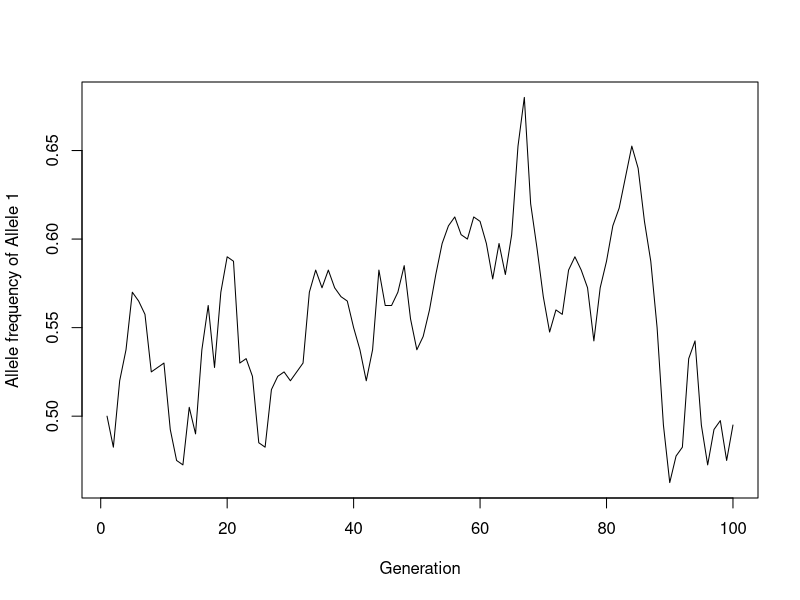
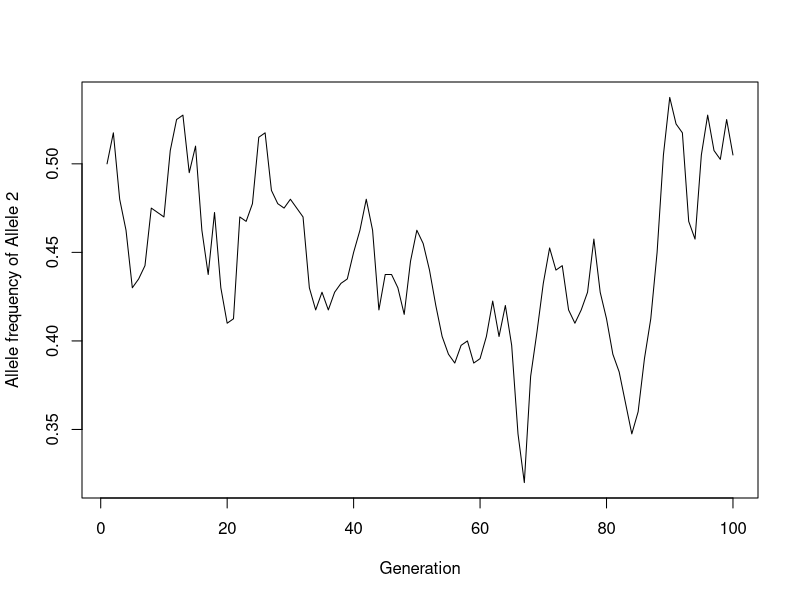
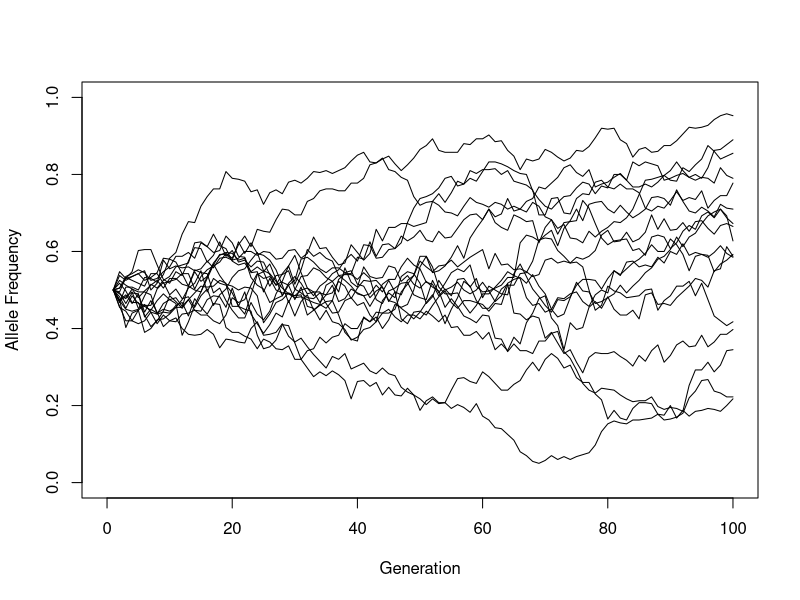

Recreate these plots in R, in order. (Note: this script raises an error after producing the figures.)
## ---- chunk 1
knitr::opts_chunk$set(echo = TRUE)
## ---- chunk 2

diploid_selection <- function(p_0 = 0.4 ,q_0 = 0.6 ,w_aa = 0.9, w_AA = 1.1 , w_Aa = 0.9, n = 100) {
  generations <- 1:n
  p <- rep(NA,n)  # a vector to store allele frequencies
  q <- rep(NA,n) 
  w_bar <- rep(NA, n)
    
  p[1] <- p_0
  q[1]<- q_0
  
  
  for ( i in 1:(n-1)) {
		
		w_bar[i] <- p[i]^2 * w_AA + 2*p[i]*q[i]* w_Aa + q[i]^2 * w_aa
    p[i + 1] <- p[i]^2 * (w_AA / w_bar[i]) + p[i] * q[i] * (w_Aa / w_bar[i] )
    q[i +1] <- 1 - p[i+1]
    
  }
  
plot( generations, p, xlab = "Generation", ylab = "Allele Frequency" , pch = 20)

return(p) 

}  

## ---- chunk 3

genetic_drift <- function (A_0=0.5, a_0 =0.5, indiv = 200, n = 100 ){ 
  size <- 2 * indiv
  A <- rep(NA, n)
  a <- rep(NA, n)

  A[1] <- A_0
  a[1] <- A_0
  
  
  for ( i in 1:(n-1)) {
  allele_counts <- sample(c("Allele1", "Allele2"), size, replace = TRUE, prob = c(A[i], a[i]))
  table <- table(allele_counts)
  table <- data.frame(table)
  rownames(table) <- table[,1]
  A[i +1] <- table["Allele1", 2] / size 
  a[i + 1] <- table["Allele2", 2] / size 
  

  }

  
generations <- 1:length(A)
plot(A ~ generations, pch = 20, type = "l", 
     ylab = "Allele frequency of Allele 1", 
     xlab = "Generation")

generations <- 1:length(a)
plot(a ~ generations, pch = 20, type = "l", 
     ylab = "Allele frequency of Allele 2", 
     xlab = "Generation")
}

genetic_drift()

## ---- chunk 4

genetic_drift2 <- function( freq= 0.5, indiv = 200, n = 100, sims = 1000) {
  
 A <- rep(NA, sims)
  

  for(t in 1:sims){
    
    p <- freq
    
  
    for ( i in 1:n) {
  allele_counts <- sample(c("Allele1", "Allele2"), indiv * 2, replace = TRUE, prob = c( p, 1 - p))
  p <- length(allele_counts[allele_counts == "Allele1"]) / length(allele_counts)
 
  
    }
 
 A[t] <- p
 
  }
 
 
 
lost_freq <- A[A == 0]
lost_freq<- length(lost_freq) / 1000
lost_freq 

}
genetic_drift2()
genetic_drift2( freq = 0.25)
genetic_drift2( freq = 0.1)


## ---- chunk 5

plot( 0, 0, xlim= c(0, 100), ylim = c( 0,1), type = "n", xlab = "Generation", ylab ="Allele Frequency")

genetic_drift_test <- function (A_0=0.5, a_0 =0.5, indiv = 200, n = 100 ){ 
  size <- 2 * indiv
  A <- rep(NA, n)
  a <- rep(NA, n)

  A[1] <- A_0
  a[1] <- A_0
  
  
  for ( i in 1:(n-1)) {
  allele_counts <- sample(c("Allele1", "Allele2"), size, replace = TRUE, prob = c(A[i], a[i]))
  table <- table(allele_counts)
  table <- data.frame(table)
  rownames(table) <- table[,1]
  A[i +1] <- table["Allele1", 2] / size 
  a[i + 1] <- table["Allele2", 2] / size 
  

  }

  
generations <- 1:length(A)
lines(A ~ generations, pch = 20, type = "l")

}

replicate(100,genetic_drift_test())

## ---- chunk 6

 #intercept, slope, sample size(number of observations, residual standard error ( stochastic variation))
stat_pwr <- function (sample_size = 20, intercept = 0.5, slope = 0.1, sd = 2 ){
  length.out <- sample_size 
  
x <- seq(from =1, to = 10, length.out =  20) 
intercept <- 0.5  
slope <- 0.1 

y_deterministic <- intercept + slope*x

y_simulated <- rnorm(length(x), mean = y_deterministic, sd = 2)

mod_sim <- lm(y_simulated ~ x)
p_val_slope <- summary(mod_sim)$coef[2,4]
p_val_slope

}

## ---- chunk 7
#confirm it is doing the same thing 

set.seed(720)
stat_pwr()
stat_pwr()

set.seed(720)
x <- seq(from =1, to = 10, length.out =  20) 
intercept <- 0.5  
slope <- 0.1 
 
 y_deterministic <- intercept + slope*x
 
 y_simulated <- rnorm(length(x), mean = y_deterministic, sd = 2)
 
 mod_sim <- lm(y_simulated ~ x)
 p_val_slope <- summary(mod_sim)$coef[2,4]
 p_val_slope
 
x <- seq(from =1, to = 10, length.out =  20) 
intercept <- 0.5  
slope <- 0.1 
 
 y_deterministic <- intercept + slope*x
 
 y_simulated <- rnorm(length(x), mean = y_deterministic, sd = 2)
 
 mod_sim <- lm(y_simulated ~ x)
 p_val_slope <- summary(mod_sim)$coef[2,4]
 p_val_slope

## ---- chunk 8
#run 100 times and generate histogram of p values 
 
 P_value  <- (replicate(100, stat_pwr()))
 hist(P_value )
 
 #what proportion of times is P value less than 0.05
 
 rep_proportion <- P_value[P_value < 0.05]
 rep_proportion <- length(rep_proportion) / 100
 rep_proportion
## ---- chunk 9

#redo above but with slope at 0

P_value <- (replicate(100, stat_pwr(slope = 0)))
hist(P_value)

rep_proportion <- P_value[P_value < 0.05]
 rep_proportion <- length(rep_proportion) / 100
 rep_proportion


